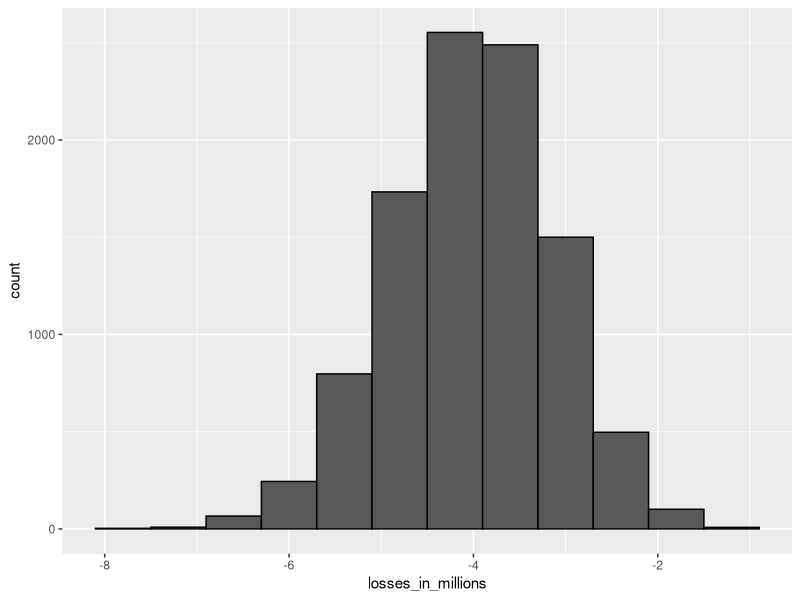
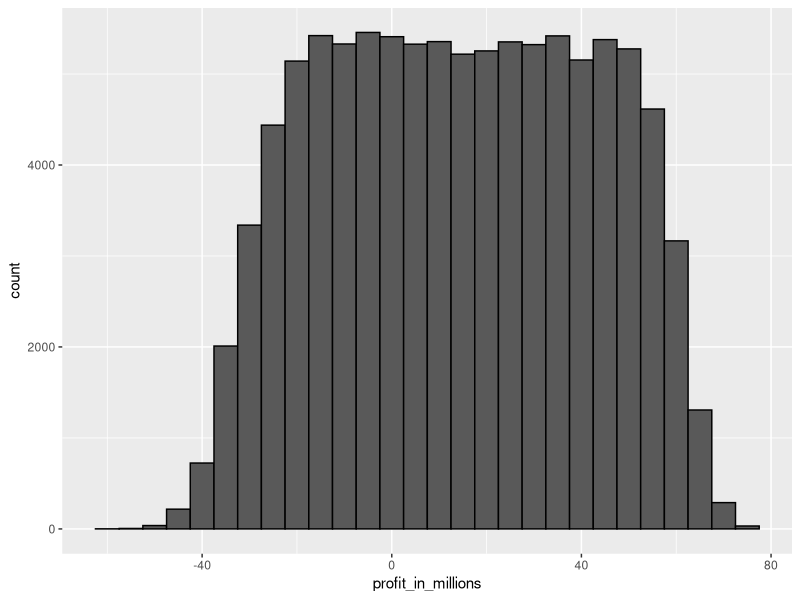

Recreate these plots in R, in order.
## ---- chunk 1
n <- 1000
loss_per_foreclosure <- -200000
p <- 0.02 
defaults <- sample( c(0,1), n, prob=c(1-p, p), replace = TRUE)
sum(defaults * loss_per_foreclosure)
## ---- chunk 2
B <- 10000
losses <- replicate(B, {
    defaults <- sample( c(0,1), n, prob=c(1-p, p), replace = TRUE) 
  sum(defaults * loss_per_foreclosure)
})
## ---- chunk 3
library(tidyverse)
data.frame(losses_in_millions = losses/10^6) %>% ggplot(aes(losses_in_millions)) + geom_histogram(binwidth = 0.6, col="black")
## ---- chunk 4
n*(p*loss_per_foreclosure + (1-p)*0)
sqrt(n)*abs(loss_per_foreclosure)*sqrt(p*(1-p))
## ---- chunk 5
- loss_per_foreclosure*p/(1-p)
## ---- chunk 6
qnorm(0.01)
## ---- chunk 7
l <- loss_per_foreclosure
z <- qnorm(0.01)
x <- -l*( n*p - z*sqrt(n*p*(1-p)))/ ( n*(1-p) + z*sqrt(n*p*(1-p)))
x
## ---- chunk 8
loss_per_foreclosure*p + x*(1-p)
## ---- chunk 9
n*(loss_per_foreclosure*p + x*(1-p)) 
## ---- chunk 10
B <- 100000
profit <- replicate(B, {
    draws <- sample( c(x, loss_per_foreclosure), n, 
                        prob=c(1-p, p), replace = TRUE) 
    sum(draws)
})
mean(profit)
mean(profit<0)
## ---- chunk 11
p <- 0.04
r <- (- loss_per_foreclosure*p/(1-p)) / 180000
r
## ---- chunk 12
r <- 0.05
x <- r*180000
loss_per_foreclosure*p + x * (1-p)
## ---- chunk 13
z <- qnorm(0.01)
n <- ceiling( (z^2*(x-l)^2*p*(1-p))/(l*p + x*(1-p))^2 )
n
## ---- chunk 14
n*(loss_per_foreclosure*p + x * (1-p))
## ---- chunk 15
p <- 0.04
x <- 0.05*180000
profit <- replicate(B, {
    draws <- sample( c(x, loss_per_foreclosure), n, 
                        prob=c(1-p, p), replace = TRUE) 
    sum(draws)
})
mean(profit<0)
## ---- chunk 16
p <- 0.04
x <- 0.05*180000
profit <- replicate(B, {
    new_p <- 0.04 + sample(seq(-0.01, 0.01, length = 100), 1)
    draws <- sample( c(x, loss_per_foreclosure), n, 
                        prob=c(1-new_p, new_p), replace = TRUE) 
    sum(draws)
})
## ---- chunk 17
mean(profit)
## ---- chunk 18
mean(profit<0)
## ---- chunk 19
mean(profit < -10000000)
## ---- chunk 20
data.frame(profit_in_millions=profit/10^6) %>% ggplot(aes(profit_in_millions)) + geom_histogram(color="black", binwidth = 5)
